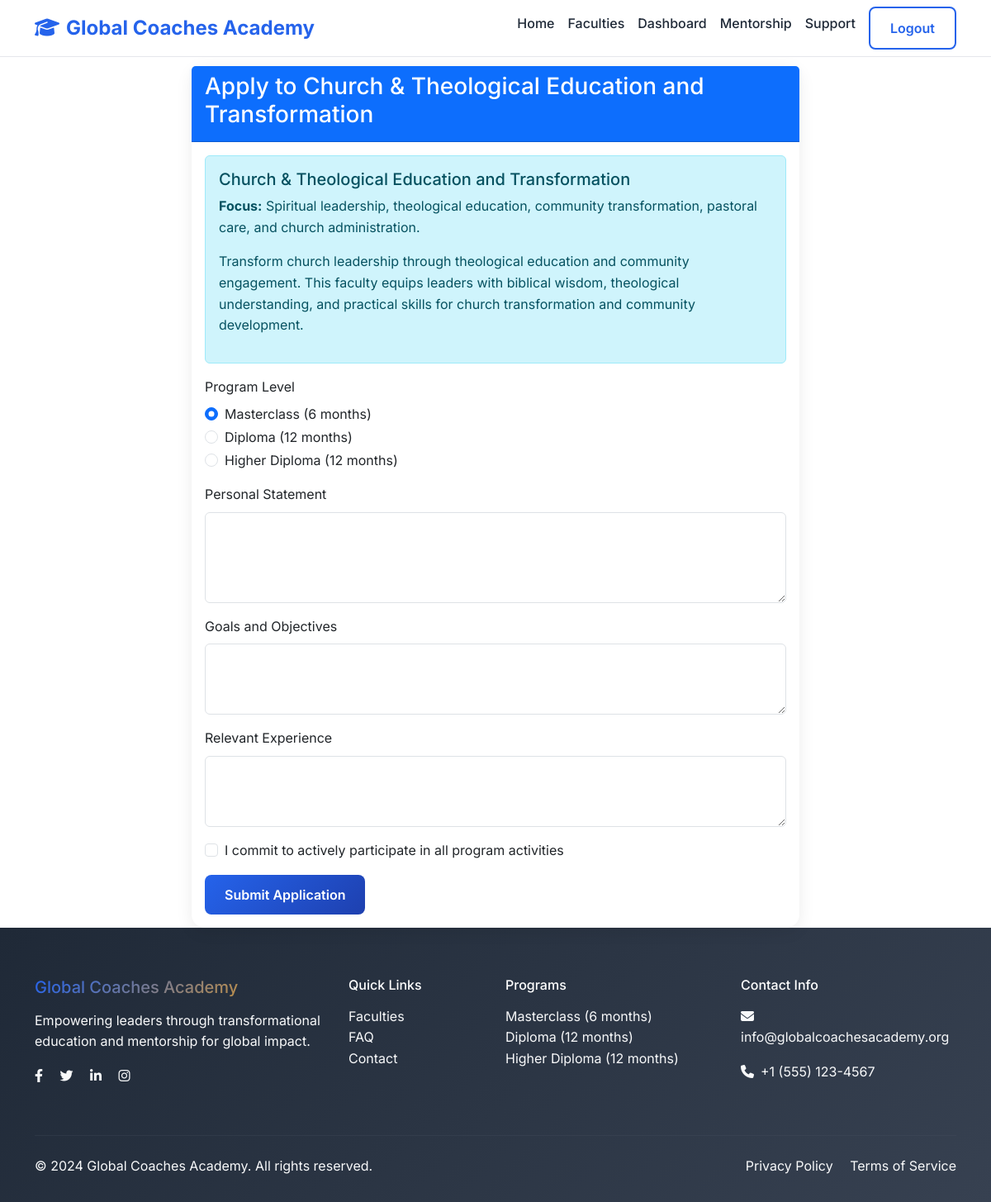
Page /faculties/1/apply/ (signed in) on the committed database.
### faculties/models.py (models this page shows, shortened)
class Faculty(models.Model):
    FACULTY_CHOICES = [
        ('church_theological', 'Church & Theological Education and Transformation'),
        ('missional_leadership', 'Missional Leadership'),
        ('sdgs_community', 'SDGs & Community Transformation'),
        ('education_sustainable', 'Education for Sustainable Development & Global Citizenship'),
        ('global_leadership', 'Global Leadership & Diplomacy'),
        ('entrepreneurship', 'Entrepreneurship & Political Economics'),
        ('climate_warriors', 'Climate Warriors (Environmental Leadership & Action)'),
    ]
    name = models.CharField(max_length=200)
    slug = models.SlugField(unique=True)
    faculty_type = models.CharField(max_length=50, choices=FACULTY_CHOICES, unique=True)
    description = models.TextField()
    pillar_focus = models.TextField(help_text="Main pillar and value focus")
    image = models.ImageField(upload_to='faculty_images/', blank=True, null=True)
    is_active = models.BooleanField(default=True)
    created_at = models.DateTimeField(default=timezone.now)
    updated_at = models.DateTimeField(auto_now=True)
    class Meta:
        verbose_name_plural = "Faculties"

### faculties/views.py (the view, shortened to what this page needs)
# urls.py: path('<int:faculty_id>/apply/', views.apply_to_faculty, name='apply_to_faculty'),
@login_required
def apply_to_faculty(request, faculty_id):
    faculty = get_object_or_404(Faculty, id=faculty_id)
    return render(request, 'faculties/apply_to_faculty.html', {'faculty': faculty})

### templates/faculties/apply_to_faculty.html (shortened to what this page needs)
{% extends 'base.html' %} {% block title %}Apply to {{ faculty.name }}{% endblock %} {% block content %}
<div class="container mt-5">
    <div class="row justify-content-center">
        <div class="col-lg-8">
            <div class="card">
                <div class="card-header bg-primary text-white">
                    <h3>Apply to {{ faculty.name }}</h3>
                </div>
                <div class="card-body">
                    <div class="alert alert-info">
                        <h5>{{ faculty.name }}</h5>
                        <p><strong>Focus:</strong> {{ faculty.pillar_focus }}</p>
                        <p>{{ faculty.description }}</p>
                    </div>
                    <form method="post">
                        <div class="mb-3">
                            <label class="form-label">Program Level</label>
                            <div class="form-check">
                                <input class="form-check-input" type="radio" name="program_level" value="masterclass" id="masterclass" checked>
                                <label class="form-check-label" for="masterclass">Masterclass (6 months)</label>
                            </div>
                            <div class="form-check">
                                <input class="form-check-input" type="radio" name="program_level" value="diploma" id="diploma">
                                <label class="form-check-label" for="diploma">Diploma (12 months)</label>
                            </div>
                            <div class="form-check">
                                <input class="form-check-input" type="radio" name="program_level" value="higher_diploma" id="higher_diploma">
                                <label class="form-check-label" for="higher_diploma">Higher Diploma (12 months)</label>
                            </div>
                        </div>
                        <div class="mb-3">
                            <label for="personal_statement" class="form-label">Personal Statement</label>
                            <textarea class="form-control" id="personal_statement" name="personal_statement" rows="4" required></textarea>
                        </div>
                        <div class="mb-3">
                            <label for="goals_objectives" class="form-label">Goals and Objectives</label>
                            <textarea class="form-control" id="goals_objectives" name="goals_objectives" rows="3" required></textarea>
                        </div>
                        <div class="mb-3">
                            <label for="previous_experience" class="form-label">Relevant Experience</label>
                            <textarea class="form-control" id="previous_experience" name="previous_experience" rows="3"></textarea>
                        </div>
                        <div class="mb-3">
                            <div class="form-check">
                                <input class="form-check-input" type="checkbox" id="commitment" name="commitment" required>
                                <label class="form-check-label" for="commitment">
                                    I commit to actively participate in all program activities
                                </label>
                            </div>
                        </div>
                        <button type="submit" class="btn btn-primary">Submit Application</button>
                    </form>
                </div>
            </div>
        </div>
    </div>
</div>
{% endblock %}

### templates/base.html (shortened to what this page needs)
<!DOCTYPE html>
<html lang="en">
<head>
    {% load static %}
    <link href="https://cdn.jsdelivr.net/npm/bootstrap@5.3.0/dist/css/bootstrap.min.css" rel="stylesheet">
    <link href="https://cdnjs.cloudflare.com/ajax/libs/font-awesome/6.4.0/css/all.min.css" rel="stylesheet">
</head>
<body>
    <nav class="navbar navbar-expand-lg fixed-top">
        <div class="container">
            <a class="navbar-brand" href="{% url 'core:landing_page' %}">
                <i class="fas fa-graduation-cap me-2"></i>Global Coaches Academy
            </a>
            <div class="collapse navbar-collapse" id="navbarNav">
                <ul class="navbar-nav ms-auto">
                    <li class="nav-item">
                        <a class="nav-link" href="{% url 'core:landing_page' %}">Home</a>
                    </li>
                    <li class="nav-item">
                        <a class="nav-link" href="{% url 'faculties:faculty_overview' %}">Faculties</a>
                    </li>
                    {% if user.is_authenticated %}
                        <li class="nav-item">
                            <a class="nav-link" href="{% url 'core:dashboard' %}">Dashboard</a>
                        </li>
                        <li class="nav-item">
                            <a class="nav-link" href="{% url 'mentorship:mentorship_portal' %}">Mentorship</a>
                        </li>
                        <li class="nav-item">
                            <a class="nav-link" href="{% url 'support:support_center' %}">Support</a>
                        </li>
                        <li class="nav-item">
                            <a class="btn btn-outline-primary ms-2" href="{% url 'core:logout' %}">Logout</a>
                        </li>
                    {% endif %}
                </ul>
            </div>
        </div>
    </nav>
    <main style="margin-top: 80px;">
        {% block content %}{% endblock %}
    </main>
    <footer class="footer">
        <div class="container">
            <div class="row">
                <div class="col-lg-4 mb-4">
                    <h5 class="text-gradient mb-3">Global Coaches Academy</h5>
                    <p class="text-light">Empowering leaders through transformational education and mentorship for global impact.</p>
                    <div class="social-links">
                        <a href="#" class="text-light me-3"><i class="fab fa-facebook-f"></i></a>
                        <a href="#" class="text-light me-3"><i class="fab fa-twitter"></i></a>
                        <a href="#" class="text-light me-3"><i class="fab fa-linkedin-in"></i></a>
                        <a href="#" class="text-light"><i class="fab fa-instagram"></i></a>
                    </div>
                </div>
                <div class="col-lg-2 col-md-6 mb-4">
                    <h6 class="text-white mb-3">Quick Links</h6>
                    <ul class="list-unstyled">
                        <li><a href="{% url 'faculties:faculty_overview' %}" class="text-light text-decoration-none">Faculties</a></li>
                        <li><a href="{% url 'support:faq' %}" class="text-light text-decoration-none">FAQ</a></li>
                        <li><a href="{% url 'support:contact' %}" class="text-light text-decoration-none">Contact</a></li>
                    </ul>
                </div>
                <div class="col-lg-3 col-md-6 mb-4">
                    <h6 class="text-white mb-3">Programs</h6>
                    <ul class="list-unstyled">
                        <li><span class="text-light">Masterclass (6 months)</span></li>
                        <li><span class="text-light">Diploma (12 months)</span></li>
                        <li><span class="text-light">Higher Diploma (12 months)</span></li>
                    </ul>
                </div>
                <div class="col-lg-3 mb-4">
                    <h6 class="text-white mb-3">Contact Info</h6>
                    <p class="text-light"><i class="fas fa-envelope me-2"></i>info@globalcoachesacademy.org</p>
                    <p class="text-light"><i class="fas fa-phone me-2"></i>+1 (555) 123-4567</p>
                </div>
            </div>
            <hr class="my-4" style="border-color: #4b5563;">
            <div class="row">
                <div class="col-md-6">
                    <p class="text-light mb-0">&copy; 2024 Global Coaches Academy. All rights reserved.</p>
                </div>
                <div class="col-md-6 text-md-end">
                    <a href="#" class="text-light text-decoration-none me-3">Privacy Policy</a>
                    <a href="#" class="text-light text-decoration-none">Terms of Service</a>
                </div>
            </div>
        </div>
    </footer>
</body>
</html>

### templates/base.html (style rules this page uses)
:root { --primary-color: #2563eb; --secondary-color: #1e40af; --accent-color: #f59e0b; --success-color: #10b981; --text-dark: #1f2937; --text-light: #6b7280; --bg-light: #f8fafc; --border-color: #e5e7eb; }
* { margin: 0; padding: 0; box-sizing: border-box; }
body { font-family: 'Inter', sans-serif; line-height: 1.6; color: var(--text-dark); background-color: #fff; }
.navbar { background: rgba(255, 255, 255, 0.95); backdrop-filter: blur(10px); border-bottom: 1px solid var(--border-color); transition: all 0.3s ease; }
.navbar-brand { font-weight: 700; font-size: 1.5rem; color: var(--primary-color) !important; }
.nav-link { font-weight: 500; color: var(--text-dark) !important; transition: color 0.3s ease; }
.btn-primary { background: linear-gradient(135deg, var(--primary-color), var(--secondary-color)); border: none; border-radius: 8px; font-weight: 600; padding: 12px 24px; transition: all 0.3s ease; }
.btn-outline-primary { border: 2px solid var(--primary-color); color: var(--primary-color); border-radius: 8px; font-weight: 600; padding: 12px 24px; transition: all 0.3s ease; }
.text-gradient { background: linear-gradient(135deg, var(--primary-color), var(--accent-color)); -webkit-background-clip: text; -webkit-text-fill-color: transparent; background-clip: text; }
.card { border: none; border-radius: 16px; box-shadow: 0 4px 20px rgba(0, 0, 0, 0.08); transition: all 0.3s ease; }
.footer { background: linear-gradient(135deg, var(--text-dark), #374151); color: white; padding: 60px 0 30px; }

### rows in the picture
Faculty: name "Church & Theological Education and Transformation", pillar_focus "Spiritual leadership, theological education, community transformation, pastoral care, and church administration.", description "Transform church leadership through theological education and community engagement. This faculty equips leaders with biblical wisdom, theological understanding, and practical skills for church transformation and community development."
